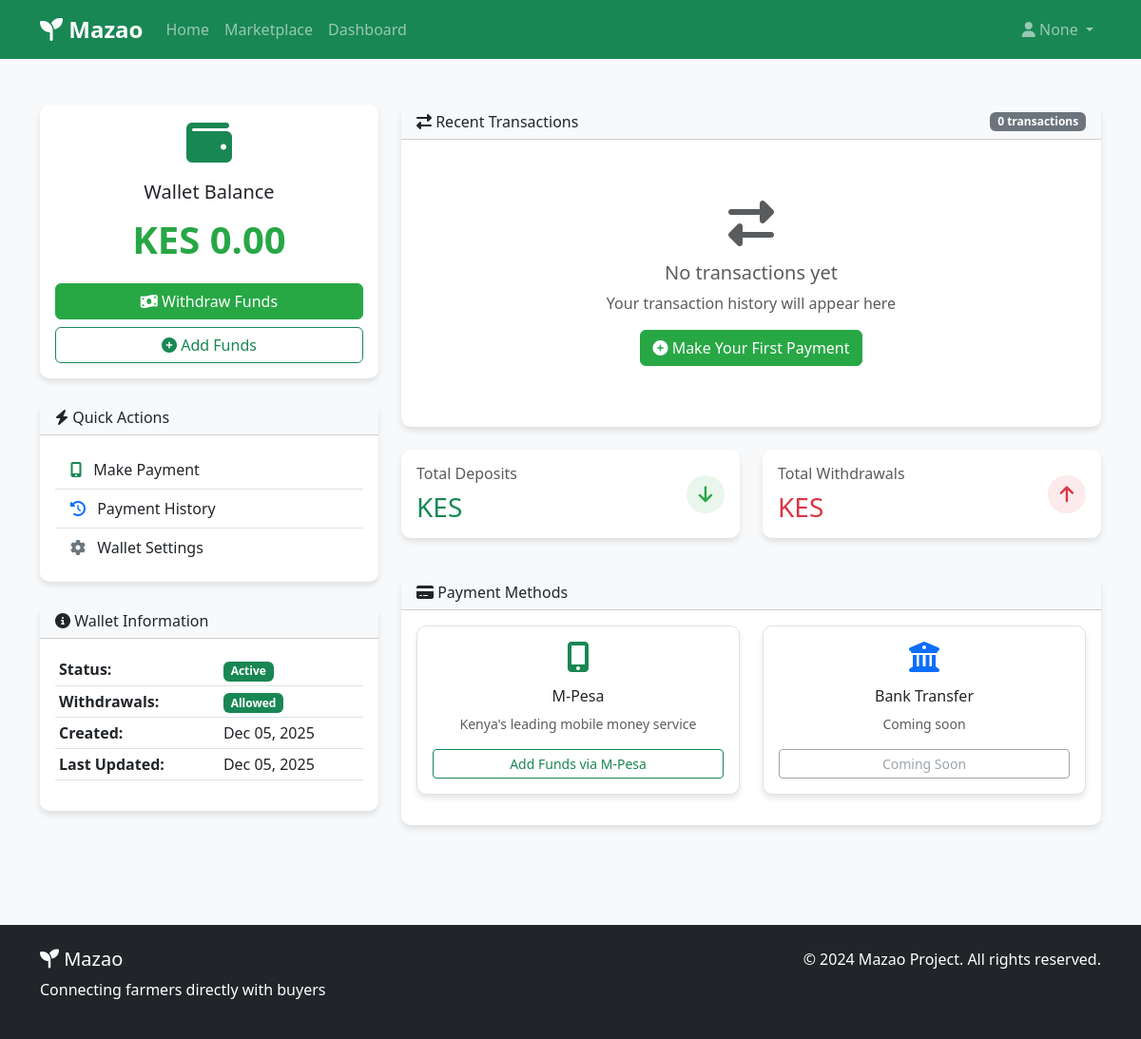
Page /payments/wallet/ (signed in) on the earlier database version.
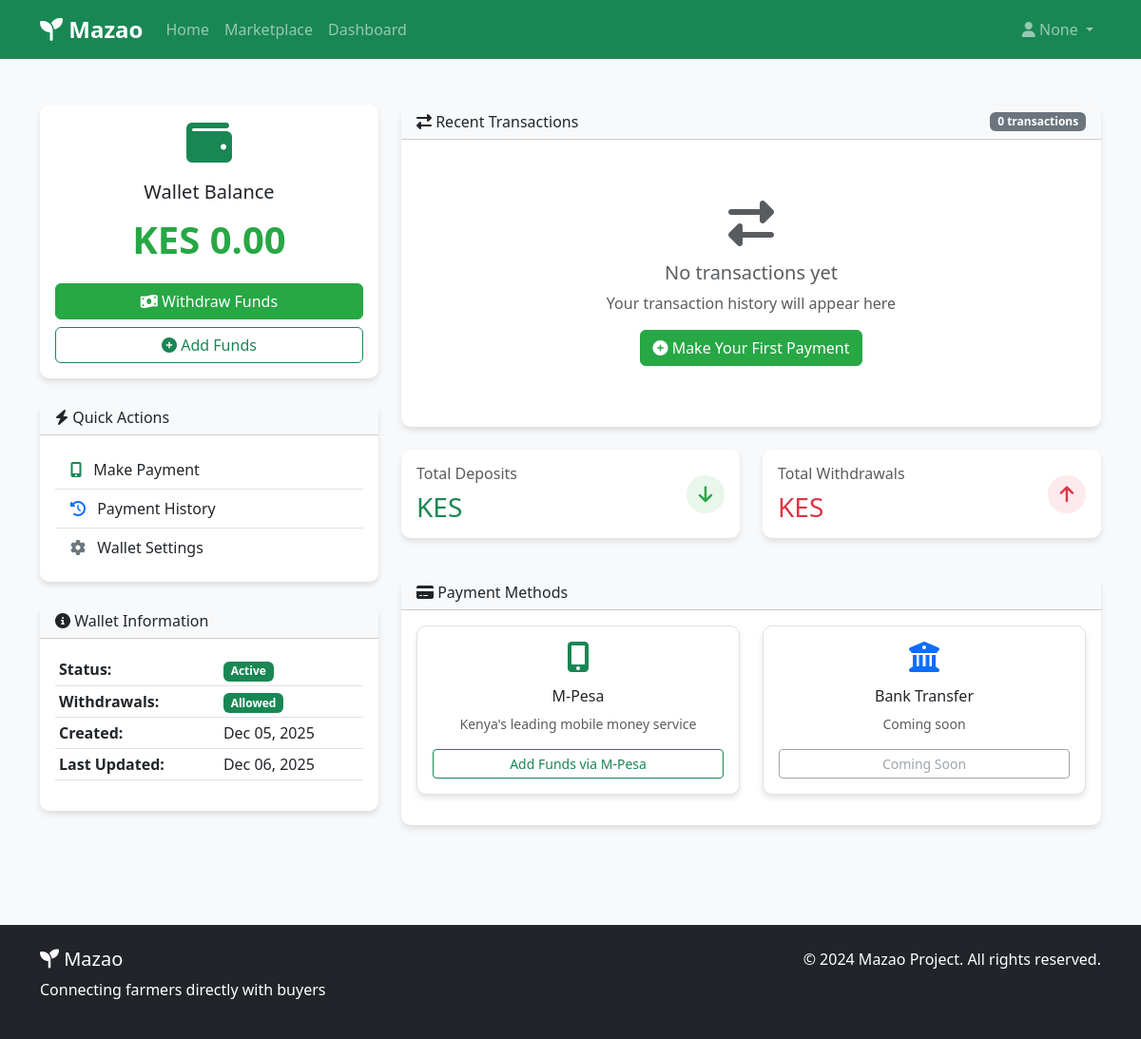
Same page on the later database version.
### payments/models.py (models this page shows, shortened)
class Wallet(models.Model):
    user = models.OneToOneField(CustomUser, on_delete=models.CASCADE, related_name='wallet')
    balance = models.DecimalField(max_digits=12, decimal_places=2, default=Decimal('0.00'))
    is_active = models.BooleanField(default=True)
    allow_withdrawals = models.BooleanField(default=True)
    pin_hash = models.CharField(max_length=255, blank=True, null=True)
    created_at = models.DateTimeField(auto_now_add=True)
    updated_at = models.DateTimeField(auto_now=True)

### payments/views.py (the view)
# urls.py: path('wallet/', views.wallet_view, name='wallet'),
@login_required
def wallet_view(request):
    try:
        wallet = Wallet.objects.get(user=request.user)
    except Wallet.DoesNotExist:
        wallet = Wallet.objects.create(user=request.user)
    transactions = WalletTransaction.objects.filter(wallet=wallet).order_by('-created_at')[:50]
    context = {
        'title': 'My Wallet',
        'wallet': wallet,
        'transactions': transactions,
    }
    return render(request, 'payments/wallet.html', context)

### users/models.py (called while the page is built)
    @property
    def is_farmer(self):
        return self.user_type == UserType.FARMER

### payments/templates/payments/wallet.html (shortened to what the changed rows need)
{% extends 'base.html' %}
{% block content %}
<div class="container py-5">
    <div class="row">
        <div class="col-lg-4 mb-4">
            <div class="card wallet-card border-success">
                <div class="card-body text-center">
                    <div class="mb-3">
                        <i class="fas fa-wallet fa-3x text-success"></i>
                    </div>
                    <h5 class="card-title">Wallet Balance</h5>
                    <div class="balance-amount mb-3">
                        KES {{ wallet.balance|floatformat:2 }}
                    </div>
                    <div class="d-grid gap-2">
                        {% if wallet.allow_withdrawals %}
                        <a href="{% url 'initiate_withdrawal' %}" class="btn btn-success">
                        </a>
                        {% else %}
                        <button class="btn btn-secondary" disabled>
                            <i class="fas fa-exclamation-circle"></i> Withdrawals Disabled
                        </button>
                        {% endif %}
                        <a href="{% url 'initiate_payment' %}" class="btn btn-outline-success">
                        </a>
                    </div>
                </div>
            </div>
            <div class="card wallet-card mt-4">
                <div class="card-body">
                    <table class="table table-sm">
                        <tr>
                            <th>Status:</th>
                        </tr>
                        <tr>
                            <th>Withdrawals:</th>
                        </tr>
                        <tr>
                            <th>Created:</th>
                            <td>{{ wallet.created_at|date:"M d, Y" }}</td>
                        </tr>
                        <tr>
                            <th>Last Updated:</th>
                            <td>{{ wallet.updated_at|date:"M d, Y" }}</td>
                        </tr>
                    </table>
                </div>
            </div>
        </div>
    </div>
</div>
{% endblock %}

Differences in the rows shown:
changed Wallet: updated_at "Dec 05, 2025" → "Dec 06, 2025"
